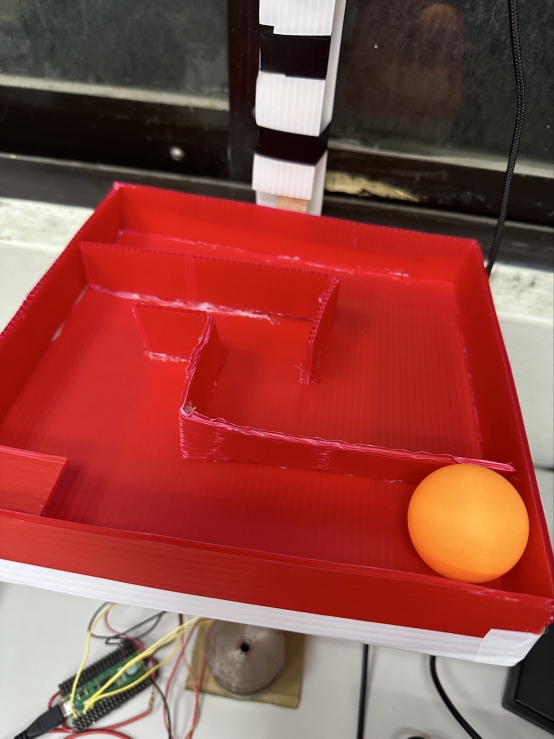
#> input picture S__98287624.jpg, 1108 x 1477 px, given in place of the camera (shown at 1/2 size)
$ python detection.py
#> lines starting #> are read from the running program, lines starting #| are printed output that depends on the picture; after the words box and inside, x2 and y2 are one past the last pixel; in counts of white or black regions, pixels touching at a corner belong together
import cv2
import numpy as np
import serial
import time

ser = serial.Serial("/dev/ttyACM0", 115200)

def pid_controller_x(cx, x, kp=0.05, ki=0.0, kd=0.01):
    if not hasattr(pid_controller_x, "prev_error"):
        pid_controller_x.prev_error = 0
        pid_controller_x.integral = 0
        pid_controller_x.prev_time = time.monotonic_ns()

    error_x = cx - x
    current_time = time.monotonic_ns()
    dt = (current_time - pid_controller_x.prev_time) * 1e-9
    if dt <= 0:
        dt = 1e-9

    pid_controller_x.integral += error_x * dt
    derivative = (error_x - pid_controller_x.prev_error) / dt

    angle_x = 93 - ((kp * error_x) + (ki * pid_controller_x.integral) + (kd * derivative))
    angle_x = int(max(0, min(180, angle_x)))

    pid_controller_x.prev_error = error_x
    pid_controller_x.prev_time = current_time
    return angle_x


def pid_controller_y(cy, y, kp=0.05, ki=0.0, kd=0.01):
    if not hasattr(pid_controller_y, "prev_error"):
        pid_controller_y.prev_error = 0
        pid_controller_y.integral = 0
        pid_controller_y.prev_time = time.monotonic_ns()

    error_y = cy - y
    current_time = time.monotonic_ns()
    dt = (current_time - pid_controller_y.prev_time) * 1e-9
    if dt <= 0:
        dt = 1e-9

    pid_controller_y.integral += error_y * dt
    derivative = (error_y - pid_controller_y.prev_error) / dt

    angle_y = 95 - ((kp * error_y) + (ki * pid_controller_y.integral) + (kd * derivative))
    angle_y = int(max(0, min(180, angle_y)))

    pid_controller_y.prev_error = error_y
    pid_controller_y.prev_time = current_time
    return angle_y

def send_angles(s1, s2, s3, s4):
    cmd = f"S1:{s1};S2:{s2};S3:{s3};S4:{s4}\n"
    ser.write(cmd.encode())

def run_detection_loop():
    # ser = serial.Serial("/dev/ttyACM0", 115200)
    cap = cv2.VideoCapture("/dev/video2")
    # cap = cv2.VideoCapture(0)
    lower_orange = np.array([10, 120, 120])
    upper_orange = np.array([25, 255, 255])

    # Red Maze
    lower_red = np.array([10, 120, 100])
    upper_red = np.array([20, 255, 255])
    lower_red2 = np.array([170, 100, 100])
    upper_red2 = np.array([255, 255, 255])

    # [6 lines of commented-out code are left out]

    while True:
        ret, frame = cap.read()
#> frame is the input picture: shape (1477, 1108, 3); mean B, G, R 65.9, 73.2, 146
        if not ret:
            break

        hsv = cv2.cvtColor(frame, cv2.COLOR_BGR2HSV)
#> hsv: shape (1477, 1108, 3); mean H, S, V 32.4, 133.2, 146.4
        ball_mask = cv2.inRange(hsv, lower_orange, upper_orange)
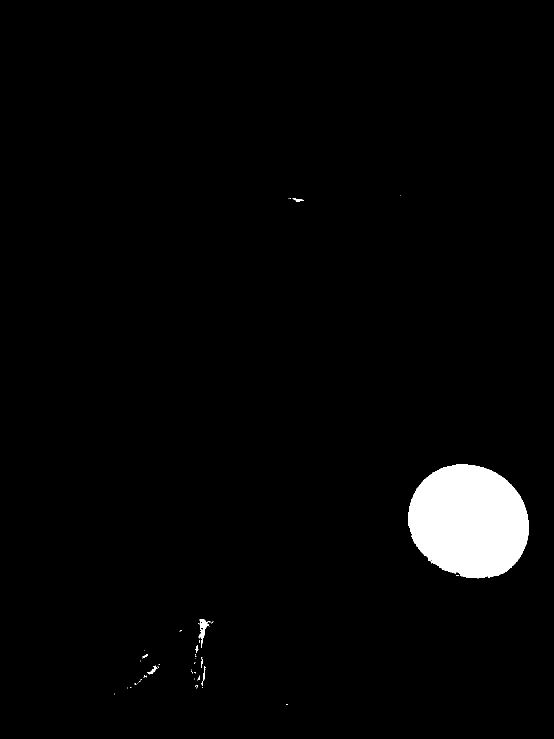
#> ball_mask: shape (1477, 1108) (shown at 1/2 size); 2.7% white; 50 white regions (42 under 20 px), largest, box (x1, y1, x2, y2) and area: (817, 929, 1057, 1157) 42876, (397, 1238, 421, 1295) 447, (294, 1331, 315, 1349) 115
        maze_mask1 = cv2.inRange(hsv, lower_red, upper_red)
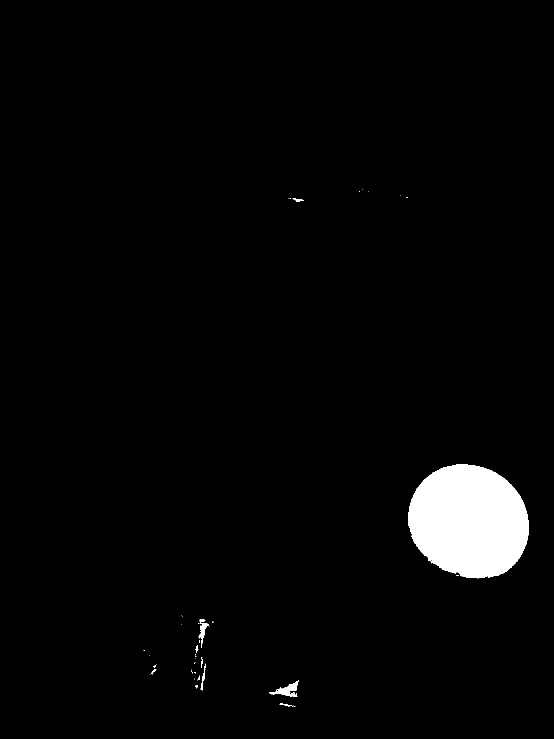
#> maze_mask1: shape (1477, 1108) (shown at 1/2 size); 2.7% white; 44 white regions (34 under 20 px), largest, box (x1, y1, x2, y2) and area: (817, 929, 1057, 1157) 42876, (538, 1360, 598, 1394) 742, (397, 1238, 418, 1295) 412
        maze_mask2 = cv2.inRange(hsv, lower_red2, upper_red2)
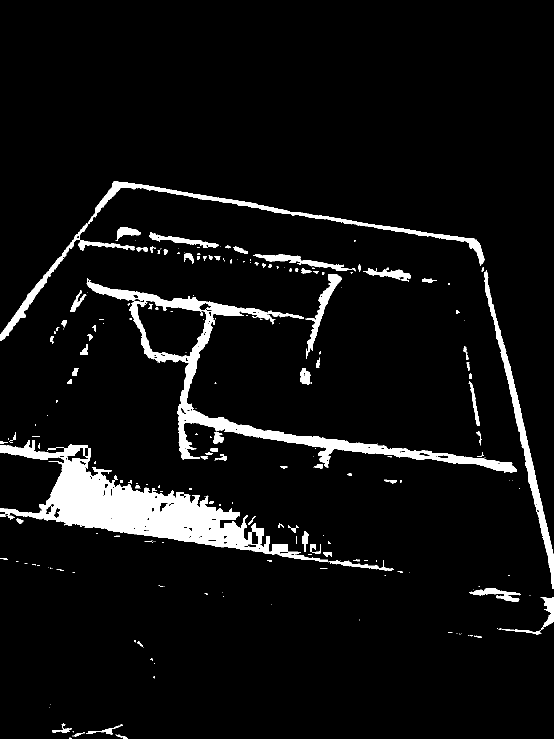
#> maze_mask2: shape (1477, 1108) (shown at 1/2 size); 6.4% white; 241 white regions (138 under 20 px), largest, box (x1, y1, x2, y2) and area: (0, 880, 788, 1141) 43428, (173, 556, 1034, 946) 25288, (0, 362, 969, 682) 9806
        maze_mask = cv2.bitwise_or(maze_mask1, maze_mask2)
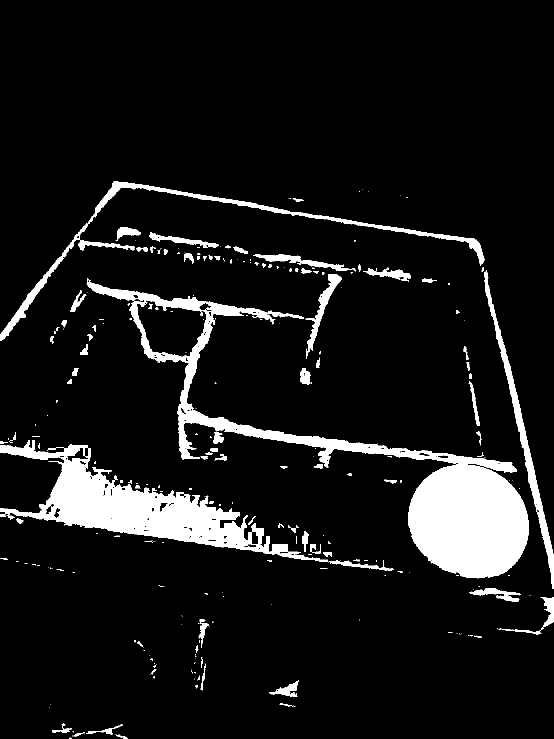
#> maze_mask: shape (1477, 1108) (shown at 1/2 size); 9.1% white; 285 white regions (172 under 20 px), largest, box (x1, y1, x2, y2) and area: (0, 880, 788, 1141) 43428, (817, 929, 1057, 1157) 42876, (173, 556, 1034, 946) 25288

        kernel = np.ones((25, 25), np.uint8)
        maze_noise = cv2.morphologyEx(maze_mask, cv2.MORPH_CLOSE, kernel)
#> maze_noise: shape (1477, 1108); 11.9% white; 49 white regions (25 under 20 px), largest, box (x1, y1, x2, y2) and area: (0, 362, 1108, 1269) 126919, (0, 849, 819, 1152) 58523, (104, 1447, 255, 1477) 2552
        maze_noise = cv2.morphologyEx(maze_noise, cv2.MORPH_OPEN, kernel)
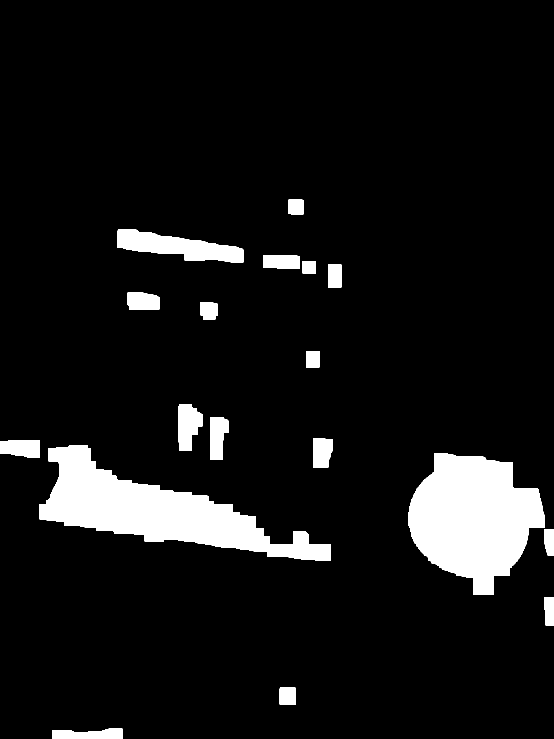
#> maze_noise: shape (1477, 1108) (shown at 1/2 size); 8.3% white; 18 white regions, largest, box (x1, y1, x2, y2) and area: (817, 906, 1089, 1190) 51322, (78, 890, 662, 1122) 51245, (234, 458, 487, 525) 9188
        ball_noise = cv2.morphologyEx(ball_mask, cv2.MORPH_OPEN, kernel)
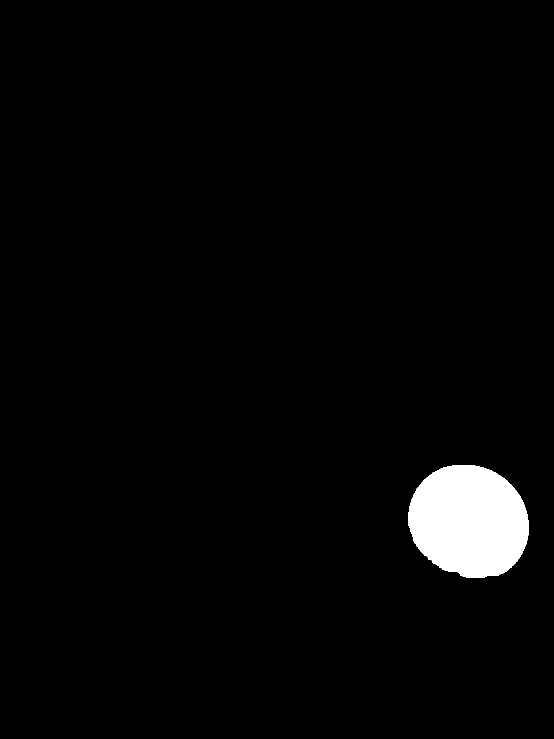
#> ball_noise: shape (1477, 1108) (shown at 1/2 size); 2.6% white; 1 white region, box (x1, y1, x2, y2) and area: (817, 930, 1057, 1155) 42737
        ball_noise = cv2.morphologyEx(ball_noise, cv2.MORPH_CLOSE, kernel)

        maze_blur = cv2.medianBlur(maze_noise, 5)
#> maze_blur: shape (1477, 1108); 8.3% white; 18 white regions
        ball_blur = cv2.GaussianBlur(ball_mask, (5, 5), 0)

        ball_contour, _ = cv2.findContours(ball_blur, cv2.RETR_EXTERNAL, cv2.CHAIN_APPROX_SIMPLE)
#> ball_contour = 16 contours, 2 with area under 20; largest, box (x1, y1, x2, y2) and area: (815, 927, 1059, 1159) 44494, (388, 1236, 429, 1320) 1112, (266, 1327, 322, 1372) 514, (400, 1312, 413, 1378) 394, (575, 394, 610, 406) 218
        maze_contours, _ = cv2.findContours(maze_blur, cv2.RETR_EXTERNAL, cv2.CHAIN_APPROX_SIMPLE)
#> maze_contours = 18 contours; largest, box (x1, y1, x2, y2) and area: (817, 906, 1089, 1190) 50861, (78, 890, 662, 1122) 50482, (234, 458, 487, 525) 8894, (356, 809, 405, 902) 3234, (420, 834, 457, 920) 2412
        display = frame.copy()

        if ball_contour:
            largest_ball = max(ball_contour, key=cv2.contourArea)
#> largest_ball = contour of 333 points, box (x1, y1, x2, y2) (815, 927, 1059, 1159), area 44494
            (bx, by), radius = cv2.minEnclosingCircle(largest_ball)
#> bx = 935.6; by = 1046.7; radius = 126.8
            center = (int(bx), int(by))
#> center = (935, 1046)
            radius = int(radius)
#> radius = 126
            cv2.circle(display, center, radius, (255, 0, 0), 2)

        if maze_contours:
            largest_maze = max(maze_contours, key=cv2.contourArea)
#> largest_maze = contour of 245 points, box (x1, y1, x2, y2) (817, 906, 1089, 1190), area 50861
            rect_maze = cv2.minAreaRect(largest_maze)
#> rect_maze = ((944.6, 1026.3), (257.3, 263.2), -53.9)
            (mx, my), (wm, hm), maze_angle = rect_maze
#> mx = 944.6; my = 1026.3; wm = 257.3; hm = 263.2; maze_angle = -53.9
            cv2.drawContours(display, maze_contours, -1, (0, 255, 0), 2)
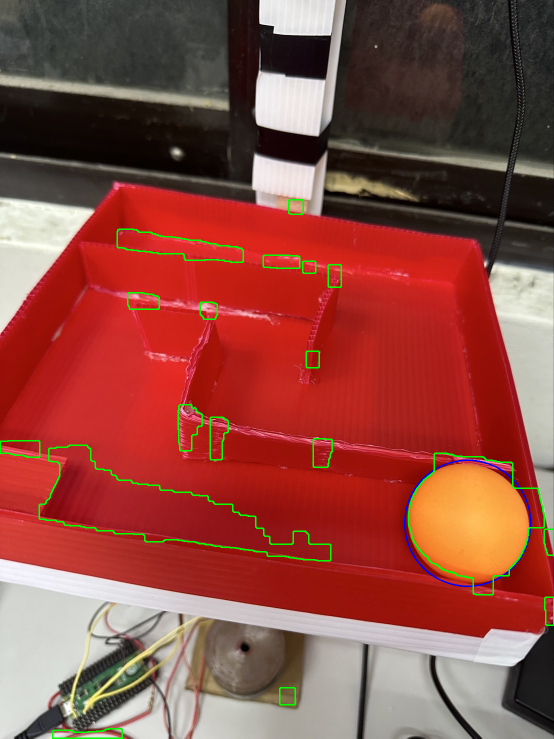
#> display: shape (1477, 1108, 3) (shown at 1/2 size); mean B, G, R 65.7, 75.3, 143.8
            # cv2.putText(display, f"Maze Angle: {maze_angle:.2f} deg", (10, 30),
            #     cv2.FONT_HERSHEY_SIMPLEX, 0.7, (255, 255, 0), 2)

        # print("ball: ", by, bx)
        # print("maze: ", my, mx)
        pid_angle_x = pid_controller_x(mx, bx)
#> in pid_controller_x, `error_x = cx - x`: error_x = 9.04
#> in pid_controller_x, `pid_controller_x.integral += error_x * dt`: pid_controller_x.integral = 0.000609
#> in pid_controller_x, `derivative = (error_x - pid_controller_x.prev_error) / dt`: derivative = 134221
#> in pid_controller_x, `angle_x = 93 - ((kp * error_x) + (ki * pid_controller_x.integral) + (k..`: angle_x = -1249.7
#> in pid_controller_x, `angle_x = int(max(0, min(180, angle_x)))`: angle_x = 0
#> in pid_controller_x, `pid_controller_x.prev_error = error_x`: pid_controller_x.prev_error = 9.04
#> pid_angle_x = 0
        pid_angle_y = pid_controller_y(my, by)
#> in pid_controller_y, `error_y = cy - y`: error_y = -20.36
#> in pid_controller_y, `pid_controller_y.integral += error_y * dt`: pid_controller_y.integral = -0.000961
#> in pid_controller_y, `derivative = (error_y - pid_controller_y.prev_error) / dt`: derivative = -431183.3
#> in pid_controller_y, `angle_y = 95 - ((kp * error_y) + (ki * pid_controller_y.integral) + (k..`: angle_y = 4407.9
#> in pid_controller_y, `angle_y = int(max(0, min(180, angle_y)))`: angle_y = 180
#> in pid_controller_y, `pid_controller_y.prev_error = error_y`: pid_controller_y.prev_error = -20.36
#> pid_angle_y = 180
        send_angles(pid_angle_y, pid_angle_x, 95, 90)

        cv2.imshow("video", display)
        if cv2.waitKey(1) & 0xFF == ord("q"):
#> (key q is pressed here)
            break

    cap.release()
    cv2.destroyAllWindows()

if __name__ == "__main__":
    run_detection_loop()
